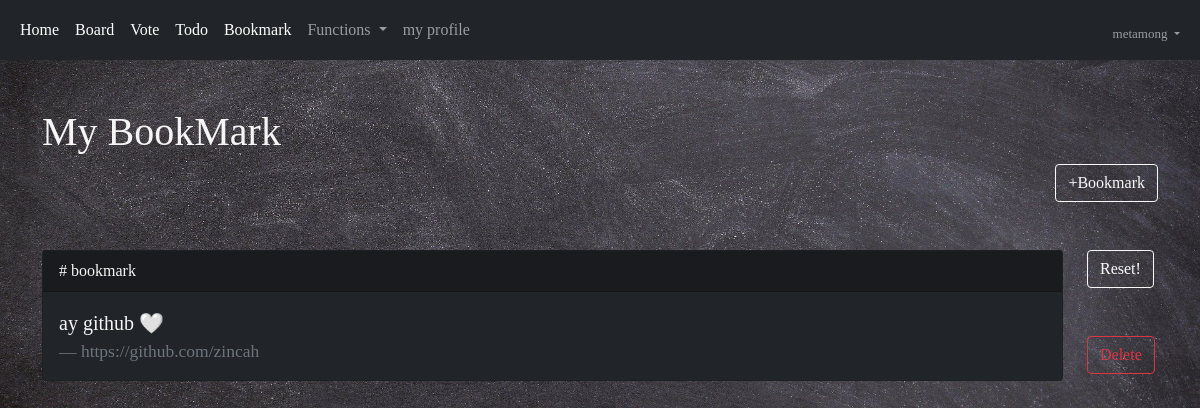
The app's page /book/ (signed in) with its own data.
### acc/models.py (models this page shows, shortened)
class User(AbstractUser):
    comment = models.TextField()
    nickname = models.CharField(max_length=30)
    email = models.EmailField()
    picture = models.ImageField(upload_to="usr")

### book/models.py (models this page shows, shortened)
class Book(models.Model):
    user = models.ForeignKey(User, on_delete=models.CASCADE)
    site_name = models.CharField(max_length=30)
    site_url = models.TextField()
    impo = models.BooleanField(default=False)
    ctime = models.DateTimeField()
    def surl(self):
        if len(self.site_url) > 50:
            return self.site_url[:50] + "..."
        return self.site_url

### book/views.py (the view)
# urls.py: path('', views.index, name="index"),
def index(request):
    b = Book.objects.all()
    context = {
        "book" : b,
    }
    return render(request, "book/index.html", context)

### template/book/index.html (shortened to what this page needs)
{% extends 'base.html' %}
{% block auth %}
<div class="container my-5">
    <div style="color:whitesmoke;">
        <h1>My BookMark</h1>
    </div>
    <div class="text-end">
        {% if book.count < 10 %}
        <button class="btn btn-outline-light" onclick="create()">+Bookmark</button>
        {% endif %}
    </div>
    <div class="row my-5">
        {% for i in book %}
            {% if i.user.username == user.username %}
                <div class="col-lg-11">
                    <a href="{{ i.site_url }}" target="_blank">
                        <div class="card" style="background-color: rgba(33, 37, 41); color:whitesmoke;">
                            <div style="background-color: rgba(21, 23, 24, 0.59);">
                                <div class="card-header">
                                    # bookmark
                                </div>
                            </div>
                            <div class="card-body">
                                <blockquote class="blockquote mb-0">
                                    <p>{{ i.site_name }} {% if i.impo == True %}🤍{% endif %}</p>
                                    <footer class="blockquote-footer">{{ i.surl }}</footer>
                                </blockquote>
                            </div>
                        </div>
                    </a>
                </div>
                <div class="col-lg-1">
                    <div>
                        {% if i.impo %}
                        <a href="{% url 'book:uncheck' i.id %}"><button class="btn btn-outline-light">Reset!</button></a>
                        {% else %}
                        <a href="{% url 'book:check' i.id %}"><button class="btn btn-outline-light">Check!</button></a>
                        {% endif %}
                        <a href="{% url 'book:delete' i.id %}"><button class="my-5 btn btn-outline-danger">Delete</button></a>
                    </div>
                </div>
            {% endif %}
        {% endfor %}
    </div>
</div>
{% endblock %}

### template/base.html (shortened to what this page needs)
<!doctype html>
<html lang="en">
  <head>
    <link href="https://cdn.jsdelivr.net/npm/bootstrap@5.1.3/dist/css/bootstrap.min.css" rel="stylesheet">
  </head>
  <body>
        {% if user.is_authenticated %}
        <nav class="navbar navbar-expand-lg navbar-dark bg-dark">
            <div class="container-fluid">
                <div class="collapse navbar-collapse" id="navbarSupportedContent">
                    <ul class="navbar-nav me-auto mb-2 mb-lg-0">
                        <li class="nav-item">
                            <a class="nav-link active" aria-current="page" href="{% url 'acc:index' %}">Home</a>
                        </li>
                        <li class="nav-item">
                            <a class="nav-link active" aria-current="page" href="{%url 'board:index' %}">Board</a>
                        </li>
                        <li class="nav-item">
                            <a class="nav-link active" aria-current="page" href="{%url 'vote:index' %}">Vote</a>
                        </li>
                        <li class="nav-item">
                            <a class="nav-link active" aria-current="page" href="{%url 'todo:index' %}">Todo</a>
                        </li>
                        <li class="nav-item">
                            <a class="nav-link active" aria-current="page" href="{%url 'book:index' %}">Bookmark</a>
                        </li>
                        <li class="nav-item dropdown">
                            <a class="nav-link dropdown-toggle" href="#" id="navbarDropdown" role="button" data-bs-toggle="dropdown" aria-expanded="false">
                              Functions
                            </a>
                        </li>
                        <li class="nav-item">
                            <a class="nav-link" href="{% url 'acc:profile' %}">my profile</a>
                        </li>
                    </ul>
                    <ul class="navbar-nav ms-auto mb-2 mb-lg-0">
                        <li class="nav-item dropdown mt-2" style="font-size: small;">
                            <a class="nav-link dropdown-toggle" href="#" id="navbarDropdown" role="button" data-bs-toggle="dropdown" aria-expanded="false">
                            {{ user.username }}
                            </a>
                        </li>
                    </ul>
                </div>
            </div>
        </nav>
            {% block auth %}
            {% endblock %}
        {% endif %}
  </body>
</html>

### template/base.html (style rules this page uses)
body { background-image: url('/media/base.jpg'); font-family: Comic Sans MS; background-size: cover; }

### template/book/index.html (style rules this page uses)
a { text-decoration: none; }

### records on screen
User: username "metamong"
Book: site_name "ay github", surl "https://github.com/zincah", impo "Reset!"
